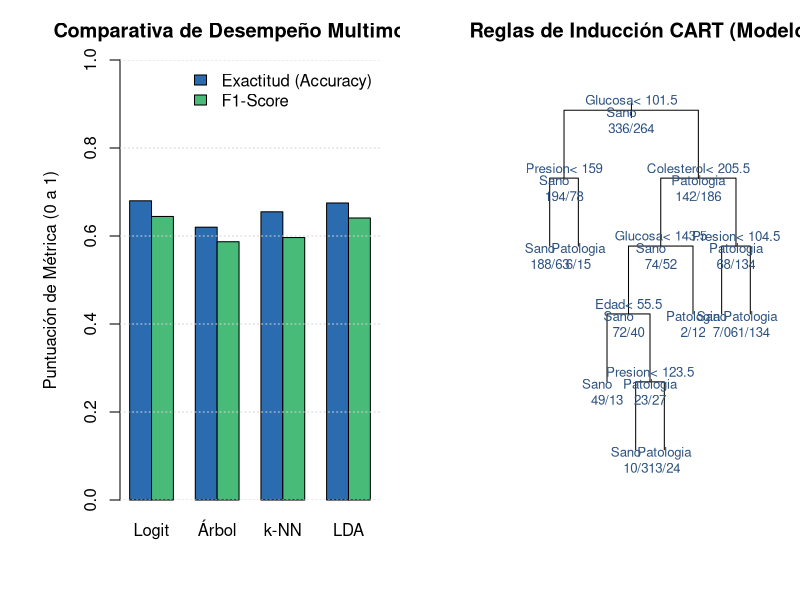

Write the R code that produced this figure.
# ==============================================================================
# TEMA 04: MODELOS DE MINERÍA Y APRENDIZAJE AUTOMÁTICO
# SCRIPT: 04_modelos_run.R
# OBJETIVO: Implementación, entrenamiento, validación comparativa e interpretación
#           de múltiples familias de modelos sobre el mismo conjunto experimental:
#           1. Regresión Logística (GLM - Paramétrico lineal)
#           2. Árbol de Decisión (CART - rpart, No paramétrico interpretable)
#           3. K-Vecinos Más Cercanos (k-NN - class, Basado en instancias)
#           4. Análisis Discriminante Lineal (LDA - MASS, Probabilístico gaussiano)
# ==============================================================================

set.seed(321)
library(rpart)
library(class)
library(MASS)

cat(">>> [TEMA 04: MODELOS] Iniciando benchmark comparativo multimodelo...\n\n")

# 1. GENERACIÓN / PREPARACIÓN DEL CONJUNTO EXPERIMENTAL (Riesgo Cardiovascular)
n <- 800
edad       <- round(rnorm(n, mean = 55, sd = 10))
presion    <- round(rnorm(n, mean = 135, sd = 18))
colesterol <- round(rnorm(n, mean = 220, sd = 35))
glucosa    <- round(rnorm(n, mean = 105, sd = 25))
tabaquismo <- rbinom(n, size = 1, prob = 0.3)

# Función balanceada generadora de riesgo (~40% prevalencia)
z <- -0.5 + 0.05 * (edad - 55) + 0.03 * (presion - 135) + 0.015 * (colesterol - 220) +
  0.03 * (glucosa - 105) + 0.9 * tabaquismo
prob_evento <- 1 / (1 + exp(-z))
diagnostico <- rbinom(n, size = 1, prob = prob_evento)

datos_modelos <- data.frame(
  Edad = edad,
  Presion = presion,
  Colesterol = colesterol,
  Glucosa = glucosa,
  Tabaquismo = tabaquismo,
  Diagnostico = factor(diagnostico, levels = c(0, 1), labels = c("Sano", "Patologia"))
)

cat("Dataset clínico para modelado (Variables predictoras continuas y binarias):\n")
print(head(datos_modelos, 4))
cat("Prevalencia de Patología:", round(mean(diagnostico) * 100, 2), "%\n")

# 2. PARTICIÓN DE ENTRENAMIENTO (75%) Y PRUEBA (25%)
indices_entrenamiento <- sample(1:n, size = 0.75 * n)
train_df <- datos_modelos[indices_entrenamiento, ]
test_df  <- datos_modelos[-indices_entrenamiento, ]

cat("\nObservaciones Entrenamiento:", nrow(train_df), "| Observaciones Prueba:", nrow(test_df), "\n\n")

# Función auxiliar para calcular métricas completas a partir de tabla de confusión
calcular_metricas <- function(real, predicho, nombre_modelo) {
  tabla <- table(Real = real, Pred = predicho)
  tp <- ifelse("Patologia" %in% rownames(tabla) && "Patologia" %in% colnames(tabla), tabla["Patologia", "Patologia"], 0)
  tn <- ifelse("Sano" %in% rownames(tabla) && "Sano" %in% colnames(tabla), tabla["Sano", "Sano"], 0)
  fp <- ifelse("Sano" %in% rownames(tabla) && "Patologia" %in% colnames(tabla), tabla["Sano", "Patologia"], 0)
  fn <- ifelse("Patologia" %in% rownames(tabla) && "Sano" %in% colnames(tabla), tabla["Patologia", "Sano"], 0)

  accuracy    <- (tp + tn) / (tp + tn + fp + fn)
  precision   <- ifelse((tp + fp) > 0, tp / (tp + fp), 0)
  sensibility <- ifelse((tp + fn) > 0, tp / (tp + fn), 0)
  specificity <- ifelse((tn + fp) > 0, tn / (tn + fp), 0)
  f1_score    <- ifelse((precision + sensibility) > 0, 2 * (precision * sensibility) / (precision + sensibility), 0)

  data.frame(
    Modelo = nombre_modelo,
    Accuracy = round(accuracy, 4),
    Precision = round(precision, 4),
    Recall_Sensibilidad = round(sensibility, 4),
    Especificidad = round(specificity, 4),
    F1_Score = round(f1_score, 4),
    stringsAsFactors = FALSE
  )
}

# ------------------------------------------------------------------------------
# MODELO 1: REGRESIÓN LOGÍSTICA (GLM)
# ------------------------------------------------------------------------------
cat("--- 1. Entrenando Modelo 1: Regresión Logística (GLM) ---\n")
mod_glm <- glm(Diagnostico ~ Edad + Presion + Colesterol + Glucosa + Tabaquismo,
               data = train_df, family = binomial)
pred_prob_glm <- predict(mod_glm, newdata = test_df, type = "response")
pred_class_glm <- factor(ifelse(pred_prob_glm >= 0.5, "Patologia", "Sano"), levels = c("Sano", "Patologia"))
res_glm <- calcular_metricas(test_df$Diagnostico, pred_class_glm, "Regresion Logistica")

# ------------------------------------------------------------------------------
# MODELO 2: ÁRBOL DE DECISIÓN (CART - rpart)
# ------------------------------------------------------------------------------
cat("--- 2. Entrenando Modelo 2: Árbol de Decisión CART (rpart) ---\n")
mod_tree <- rpart(Diagnostico ~ Edad + Presion + Colesterol + Glucosa + Tabaquismo,
                  data = train_df, method = "class", control = rpart.control(cp = 0.015))
pred_class_tree <- predict(mod_tree, newdata = test_df, type = "class")
res_tree <- calcular_metricas(test_df$Diagnostico, pred_class_tree, "Arbol Decision CART")

# ------------------------------------------------------------------------------
# MODELO 3: K-VECINOS MÁS CERCANOS (k-NN)
# ------------------------------------------------------------------------------
cat("--- 3. Entrenando Modelo 3: K-Nearest Neighbors (k-NN con k=7) ---\n")
# Para k-NN se estandarizan las variables cuantitativas
escalador <- function(x_train, x_test) {
  media <- colMeans(x_train)
  desv  <- apply(x_train, 2, sd)
  list(train = scale(x_train, center = media, scale = desv),
       test  = scale(x_test, center = media, scale = desv))
}
vars_knn <- c("Edad", "Presion", "Colesterol", "Glucosa", "Tabaquismo")
esc_knn <- escalador(train_df[, vars_knn], test_df[, vars_knn])
pred_class_knn <- knn(train = esc_knn$train, test = esc_knn$test, cl = train_df$Diagnostico, k = 7)
res_knn <- calcular_metricas(test_df$Diagnostico, pred_class_knn, "K-Nearest Neighbors (k=7)")

# ------------------------------------------------------------------------------
# MODELO 4: ANÁLISIS DISCRIMINANTE LINEAL (LDA)
# ------------------------------------------------------------------------------
cat("--- 4. Entrenando Modelo 4: Análisis Discriminante Lineal (LDA) ---\n")
mod_lda <- lda(Diagnostico ~ Edad + Presion + Colesterol + Glucosa + Tabaquismo, data = train_df)
pred_class_lda <- predict(mod_lda, newdata = test_df)$class
res_lda <- calcular_metricas(test_df$Diagnostico, pred_class_lda, "Analisis Discriminante (LDA)")

# ------------------------------------------------------------------------------
# COMPARACIÓN CONSOLIDADA DE RESULTADOS
# ------------------------------------------------------------------------------
tabla_comparativa <- rbind(res_glm, res_tree, res_knn, res_lda)
cat("\n====================================================================\n")
cat("MATRIZ DE BENCHMARKING COMPARATIVO EN CONJUNTO DE PRUEBA INDEPENDIENTE\n")
cat("====================================================================\n")
print(tabla_comparativa)

# ------------------------------------------------------------------------------
# GENERACIÓN DE GRÁFICAS COMPARATIVAS
# ------------------------------------------------------------------------------
dir_res <- "c:/xampp/htdocs/api vehiculos tutoria/proyecto/04_modelos/resultados"
dir_latex <- "c:/xampp/htdocs/api vehiculos tutoria/proyecto/latex/figuras"

if (!dir.exists(dir_res)) dir.create(dir_res, recursive = TRUE)
if (!dir.exists(dir_latex)) dir.create(dir_latex, recursive = TRUE)

png_path1 <- file.path(dir_res, "grafico_04_modelos.png")
png_path2 <- file.path(dir_latex, "grafico_04_modelos.png")

png(png_path1, width = 1000, height = 500, res = 120)
par(mfrow = c(1, 2), mar = c(5, 6, 3, 1))

# Panel A: Barras de Exactitud y F1-Score
colores_modelos <- c("#2b6cb0", "#319795", "#d69e2e", "#805ad5")
bp <- barplot(
  t(as.matrix(tabla_comparativa[, c("Accuracy", "F1_Score")])),
  beside = TRUE,
  names.arg = c("Logit", "Árbol", "k-NN", "LDA"),
  col = c("#2b6cb0", "#48bb78"),
  ylim = c(0, 1),
  ylab = "Puntuación de Métrica (0 a 1)",
  main = "Comparativa de Desempeño Multimodelo"
)
legend("topright", legend = c("Exactitud (Accuracy)", "F1-Score"),
       fill = c("#2b6cb0", "#48bb78"), bty = "n")
grid(nx = NA, ny = NULL)

# Panel B: Importancia de Variables o Estructura del Árbol CART
plot(mod_tree, uniform = TRUE, main = "Reglas de Inducción CART (Modelo 2)", margin = 0.1)
text(mod_tree, use.n = TRUE, all = TRUE, cex = 0.8, col = "#2c5282")
dev.off()

file.copy(png_path1, png_path2, overwrite = TRUE)

metricas_txt <- file.path(dir_res, "metricas_04.txt")
writeLines(c(
  "=== MÉTRICAS DE RESULTADO - TEMA 04: MODELOS ===",
  paste("Mejor Modelo por Accuracy:", tabla_comparativa$Modelo[which.max(tabla_comparativa$Accuracy)],
        paste0("(", max(tabla_comparativa$Accuracy) * 100, "%)")),
  paste("Mejor Modelo por F1-Score:", tabla_comparativa$Modelo[which.max(tabla_comparativa$F1_Score)],
        paste0("(", max(tabla_comparativa$F1_Score), ")")),
  "\nSÍNTESIS E INTERPRETACIÓN TÉCNICA:",
  "- Regresión Logística y LDA obtienen métricas similares debido a la linealidad subyacente en el espacio logit.",
  "- El Árbol CART provee alta explicabilidad clínica mediante reglas explícitas de corte en Glucosa y Edad.",
  "- k-NN ofrece flexibilidad local pero es sensible a la escala dimensional y la elección de k."
), metricas_txt)

file.copy("c:/xampp/htdocs/api vehiculos tutoria/proyecto/src/ejemplos_r/04_modelos_run.R",
          "c:/xampp/htdocs/api vehiculos tutoria/proyecto/04_modelos/ejemplos_R/04_modelos.R",
          overwrite = TRUE)

cat("\n>>> [TEMA 04: MODELOS] Ejecución exitosa. Gráfica guardada en:", png_path1, "\n")
